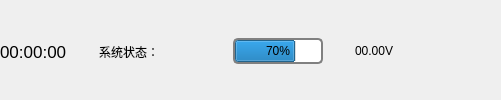
           <widget class="QWidget" name="widget_3" native="true">
            <property name="styleSheet">
             <string notr="true"/>
            </property>
            <layout class="QHBoxLayout" name="horizontalLayout_5">
             <property name="spacing">
              <number>0</number>
             </property>
             <property name="leftMargin">
              <number>0</number>
             </property>
             <property name="topMargin">
              <number>3</number>
             </property>
             <property name="rightMargin">
              <number>0</number>
             </property>
             <property name="bottomMargin">
              <number>0</number>
             </property>
             <item>
              <layout class="QHBoxLayout" name="horizontalLayout_3">
               <item>
                <widget class="QLabel" name="label_time">
                 <property name="minimumSize">
                  <size>
                   <width>60</width>
                   <height>0</height>
                  </size>
                 </property>
                 <property name="font">
                  <font>
                   <pointsize>13</pointsize>
                  </font>
                 </property>
                 <property name="text">
                  <string>00:00:00</string>
                 </property>
                </widget>
               </item>
               <item>
                <widget class="QLabel" name="label_19">
                 <property name="minimumSize">
                  <size>
                   <width>32</width>
                   <height>32</height>
                  </size>
                 </property>
                 <property name="maximumSize">
                  <size>
                   <width>32</width>
                   <height>32</height>
                  </size>
                 </property>
                 <property name="text">
                  <string/>
                 </property>
                 <property name="pixmap">
                  <pixmap>:/images/robot2.png</pixmap>
                 </property>
                </widget>
               </item>
               <item>
                <widget class="QLabel" name="label_18">
                 <property name="styleSheet">
                  <string notr="true"/>
                 </property>
                 <property name="text">
                  <string>系统状态：</string>
                 </property>
                </widget>
               </item>
               <item>
                <widget class="QPushButton" name="pushButton_status">
                 <property name="minimumSize">
                  <size>
                   <width>20</width>
                   <height>20</height>
                  </size>
                 </property>
                 <property name="maximumSize">
                  <size>
                   <width>20</width>
                   <height>20</height>
                  </size>
                 </property>
                 <property name="cursor">
                  <cursorShape>PointingHandCursor</cursorShape>
                 </property>
                 <property name="styleSheet">
                  <string notr="true">QPushButton{
border:none; 
padding:0px 0px 0px 0px;
margin:0px 0px 0px 0px;
}</string>
                 </property>
                 <property name="text">
                  <string/>
                 </property>
                </widget>
               </item>
               <item>
                <spacer name="horizontalSpacer">
                 <property name="orientation">
                  <enum>Qt::Horizontal</enum>
                 </property>
                 <property name="sizeHint" stdset="0">
                  <size>
                   <width>40</width>
                   <height>20</height>
                  </size>
                 </property>
                </spacer>
               </item>
               <item>
                <widget class="QLabel" name="label_10">
                 <property name="styleSheet">
                  <string notr="true"/>
                 </property>
                 <property name="text">
                  <string/>
                 </property>
                </widget>
               </item>
               <item>
                <widget class="QLabel" name="label_6">
                 <property name="maximumSize">
                  <size>
                   <width>30</width>
                   <height>30</height>
                  </size>
                 </property>
                 <property name="text">
                  <string/>
                 </property>
                 <property name="pixmap">
                  <pixmap>:/images/power.png</pixmap>
                 </property>
                </widget>
               </item>
               <item>
                <widget class="QProgressBar" name="progressBar">
                 <property name="maximumSize">
                  <size>
                   <width>90</width>
                   <height>16777215</height>
                  </size>
                 </property>
                 <property name="styleSheet">
                  <string notr="true">QProgressBar {
   border: 2px solid grey;
   border-radius: 5px;
   text-align: center;
}</string>
                 </property>
                 <property name="value">
                  <number>70</number>
                 </property>
                </widget>
               </item>
               <item>
                <widget class="QLabel" name="label_11">
                 <property name="minimumSize">
                  <size>
                   <width>32</width>
                   <height>32</height>
                  </size>
                 </property>
                 <property name="maximumSize">
                  <size>
                   <width>32</width>
                   <height>32</height>
                  </size>
                 </property>
                 <property name="text">
                  <string/>
                 </property>
                 <property name="pixmap">
                  <pixmap>:/images/power-v.png</pixmap>
                 </property>
                </widget>
               </item>
               <item>
                <widget class="QLabel" name="label_power">
                 <property name="minimumSize">
                  <size>
                   <width>50</width>
                   <height>32</height>
                  </size>
                 </property>
                 <property name="maximumSize">
                  <size>
                   <width>50</width>
                   <height>32</height>
                  </size>
                 </property>
                 <property name="styleSheet">
                  <string notr="true"/>
                 </property>
                 <property name="text">
                  <string>00.00V</string>
                 </property>
                </widget>
               </item>
               <item>
                <widget class="QPushButton" name="min_btn">
                 <property name="cursor">
                  <cursorShape>PointingHandCursor</cursorShape>
                 </property>
                 <property name="styleSheet">
                  <string notr="true">border:none</string>
                 </property>
                 <property name="text">
                  <string/>
                 </property>
                 <property name="icon">
                  <iconset theme="://images/min.png">
                   <normaloff>.</normaloff>.</iconset>
                 </property>
                </widget>
               </item>
               <item>
                <widget class="QPushButton" name="max_btn">
                 <property name="cursor">
                  <cursorShape>PointingHandCursor</cursorShape>
                 </property>
                 <property name="styleSheet">
                  <string notr="true">border:none</string>
                 </property>
                 <property name="text">
                  <string/>
                 </property>
                 <property name="icon">
                  <iconset theme="://images/max.png">
                   <normaloff>.</normaloff>.</iconset>
                 </property>
                </widget>
               </item>
               <item>
                <widget class="QPushButton" name="close_btn">
                 <property name="cursor">
                  <cursorShape>PointingHandCursor</cursorShape>
                 </property>
                 <property name="styleSheet">
                  <string notr="true">border:none</string>
                 </property>
                 <property name="text">
                  <string/>
                 </property>
                 <property name="icon">
                  <iconset theme="://images/close.png">
                   <normaloff>.</normaloff>.</iconset>
                 </property>
                </widget>
               </item>
              </layout>
             </item>
            </layout>
           </widget>
